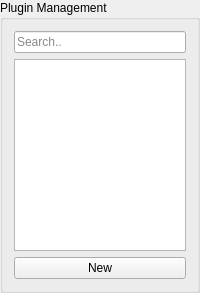
           <widget class="QGroupBox" name="pluginManagement_box">
            <property name="minimumSize">
             <size>
              <width>200</width>
              <height>0</height>
             </size>
            </property>
            <property name="maximumSize">
             <size>
              <width>200</width>
              <height>16777215</height>
             </size>
            </property>
            <property name="styleSheet">
             <string notr="true"/>
            </property>
            <property name="title">
             <string>Plugin Management</string>
            </property>
            <layout class="QVBoxLayout" name="verticalLayout_12">
             <item>
              <widget class="QLineEdit" name="pluginManagementSearch_lineEdit">
               <property name="styleSheet">
                <string notr="true">color: rgb(136, 138, 133);</string>
               </property>
               <property name="text">
                <string>Search..</string>
               </property>
              </widget>
             </item>
             <item>
              <widget class="QListWidget" name="pluginManagement_list">
               <property name="maximumSize">
                <size>
                 <width>200</width>
                 <height>16777215</height>
                </size>
               </property>
              </widget>
             </item>
             <item>
              <widget class="QPushButton" name="pluginManagementNew_button">
               <property name="text">
                <string>New</string>
               </property>
              </widget>
             </item>
            </layout>
           </widget>
